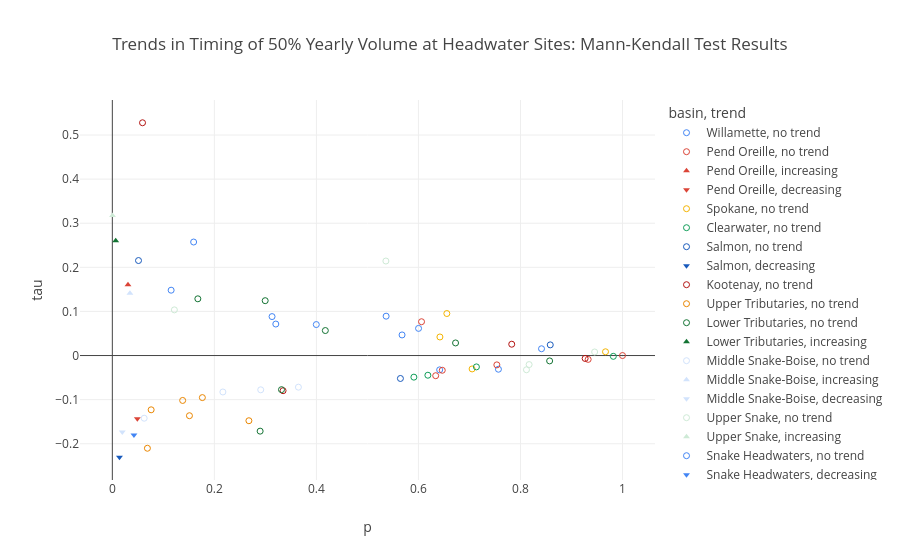
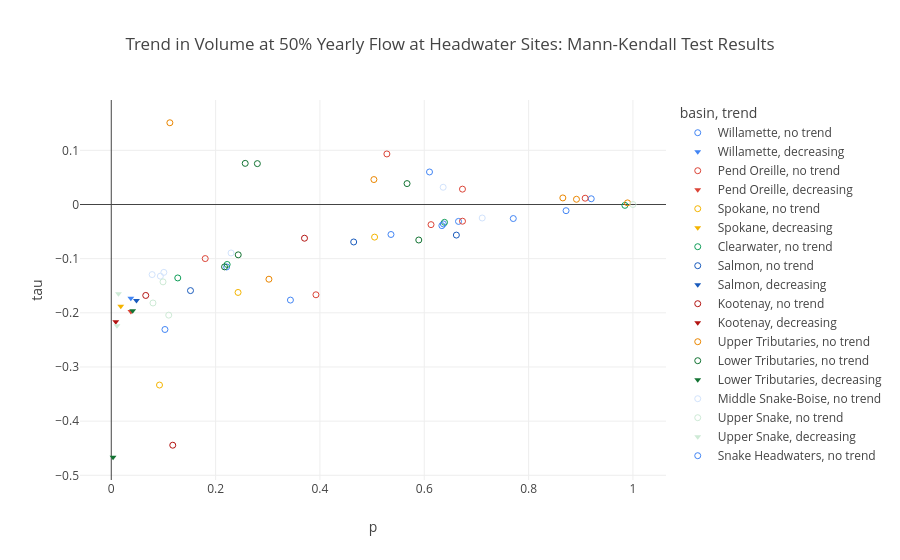
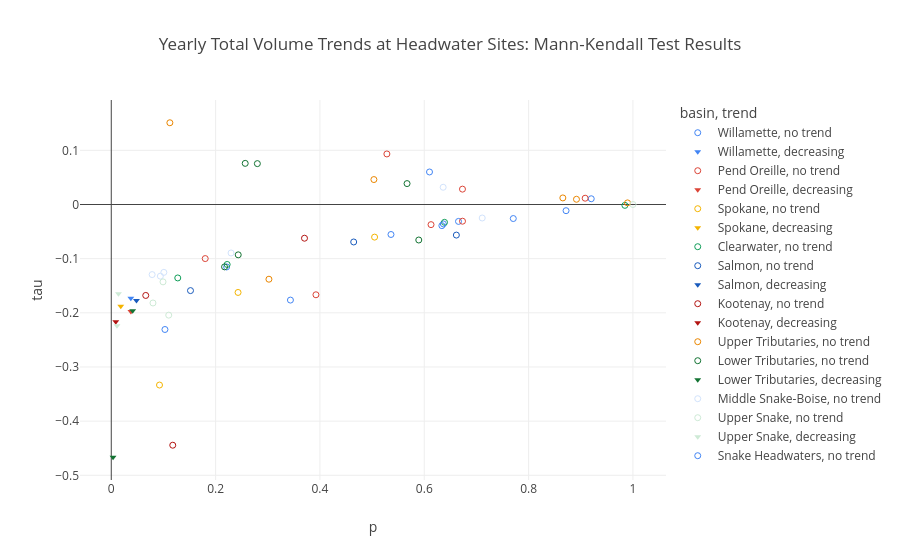
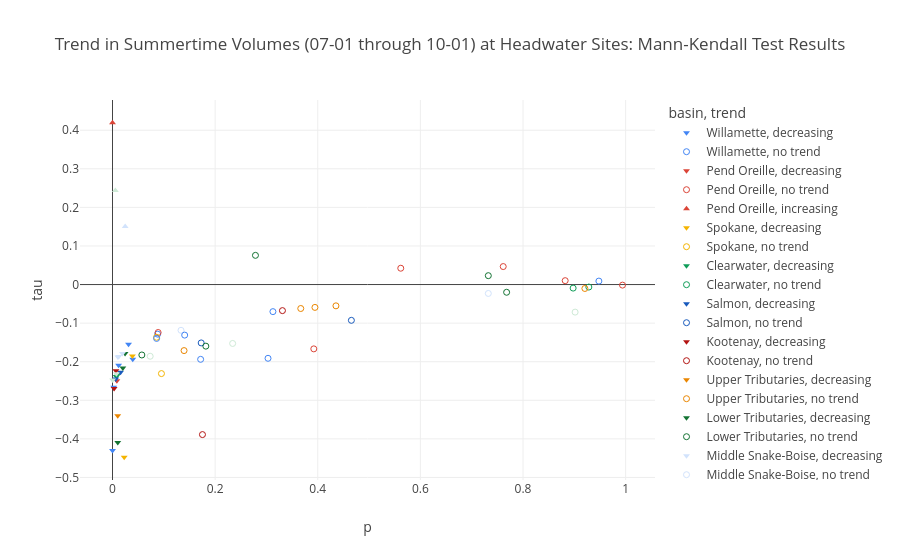

Write notebook code for charts like these, in order.
### Code cell
import plotly.express as px
fig = px.scatter(ThresholdDOY, 'p', 'tau', color='basin',
                 title='Trends in Timing of 50% Yearly Volume at Headwater Sites: Mann-Kendall Test Results',
                 hover_data={'Basin': ThresholdDOY['basin'], 'Site': ThresholdDOY['sites'], 'Trend': ThresholdDOY['trend'],},
                 symbol = ThresholdDOY['trend'],
                 symbol_map={'no trend':'circle-open', 'decreasing': 'triangle-down', 'increasing':'triangle-up'},
                 # text='sites',
                 # size_max=8
                 # labels={'color':'Cluster'}
                )
# fig.update_layout(textfont_size=5)
fig.show()
with open('HeadwaterSites_MK_Results2.html', 'a') as f:
    f.write(fig.to_html(full_html=False, include_plotlyjs='cdn', default_width=1200, default_height=400))
fig = px.scatter(ThresholdVol, 'p', 'tau', color='basin',
                 title='Trend in Volume at 50% Yearly Flow at Headwater Sites: Mann-Kendall Test Results',
                 hover_data={'Basin': ThresholdVol['basin'], 'Site': ThresholdVol['sites'], 'Trend': ThresholdVol['trend'],},
                 symbol = ThresholdVol['trend'],
                 symbol_map={'no trend':'circle-open', 'decreasing': 'triangle-down', 'increasing':'triangle-up'}
                 # labels={'color':'Cluster'}
                )
fig.show()
with open('HeadwaterSites_MK_Results2.html', 'a') as f:
    f.write(fig.to_html(full_html=False, include_plotlyjs='cdn', default_width=1200, default_height=400))

fig = px.scatter(total_vol, 'p', 'tau', color='basin',
                 title='Yearly Total Volume Trends at Headwater Sites: Mann-Kendall Test Results',
                 hover_data={'Basin': total_vol['basin'], 'Site': total_vol['sites'], 'Trend': total_vol['trend'],},
                 symbol = total_vol['trend'],
                 symbol_map={'no trend':'circle-open', 'decreasing': 'triangle-down', 'increasing':'triangle-up'}
                 # labels={'color':'Cluster'}
                )
fig.show()
with open('HeadwaterSites_MK_Results2.html', 'a') as f:
    f.write(fig.to_html(full_html=False, include_plotlyjs='cdn', default_width=1200, default_height=400))

fig = px.scatter(volbwdays, 'p', 'tau', color='basin',
                 title='Trend in Summertime Volumes (07-01 through 10-01) at Headwater Sites: Mann-Kendall Test Results',
                 hover_data={'Basin': volbwdays['basin'], 'Site': volbwdays['sites'], 'Trend': volbwdays['trend'],},
                 symbol = volbwdays['trend'],
                 symbol_map={'no trend':'circle-open', 'decreasing': 'triangle-down', 'increasing':'triangle-up'}
                 # labels={'color':'Cluster'}
                )
fig.show()
with open('HeadwaterSites_MK_Results2.html', 'a') as f:
    f.write(fig.to_html(full_html=False, include_plotlyjs='cdn', default_width=1200, default_height=400))

fig = px.scatter(FallVol, 'p', 'tau', color='basin',
                 title='Trend in Wintertime Volumes (01-01 through 4-01) at Headwater Sites: Mann-Kendall Test Results',
                 hover_data={'Basin': FallVol['basin'], 'Site': FallVol['sites'], 'Trend': FallVol['trend'],},
                 symbol = FallVol['trend'],
                 symbol_map={'no trend':'circle-open', 'decreasing': 'triangle-down', 'increasing':'triangle-up'}
                 # labels={'color':'Cluster'}
                )
fig.show()
with open('HeadwaterSites_MK_Results2.html', 'a') as f:
    f.write(fig.to_html(full_html=False, include_plotlyjs='cdn', default_width=1200, default_height=400))
fig = px.scatter(WinterVol, 'p', 'tau', color='basin',
                 title='Trend in Fall Volumes (10-01 through 12-31) at Headwater Sites: Mann-Kendall Test Results',
                 hover_data={'Basin': WinterVol['basin'], 'Site': WinterVol['sites'], 'Trend': WinterVol['trend'],},
                 symbol = WinterVol['trend'],
                 symbol_map={'no trend':'circle-open', 'decreasing': 'triangle-down', 'increasing':'triangle-up'}
                 # labels={'color':'Cluster'}
                )
fig.show()
with open('HeadwaterSites_MK_Results2.html', 'a') as f:
    f.write(fig.to_html(full_html=False, include_plotlyjs='cdn', default_width=1200, default_height=400))
